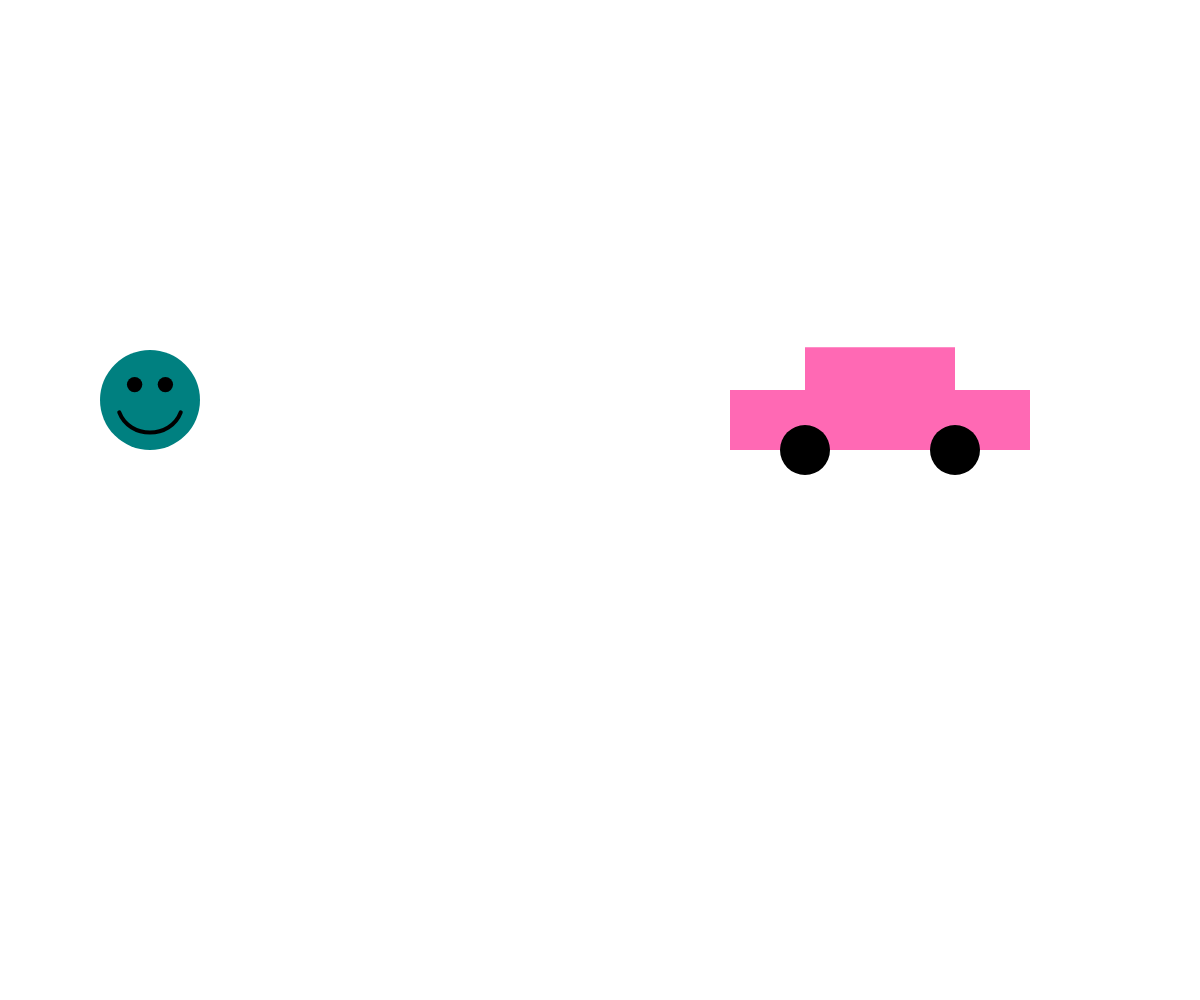
Frame 1 (no input)
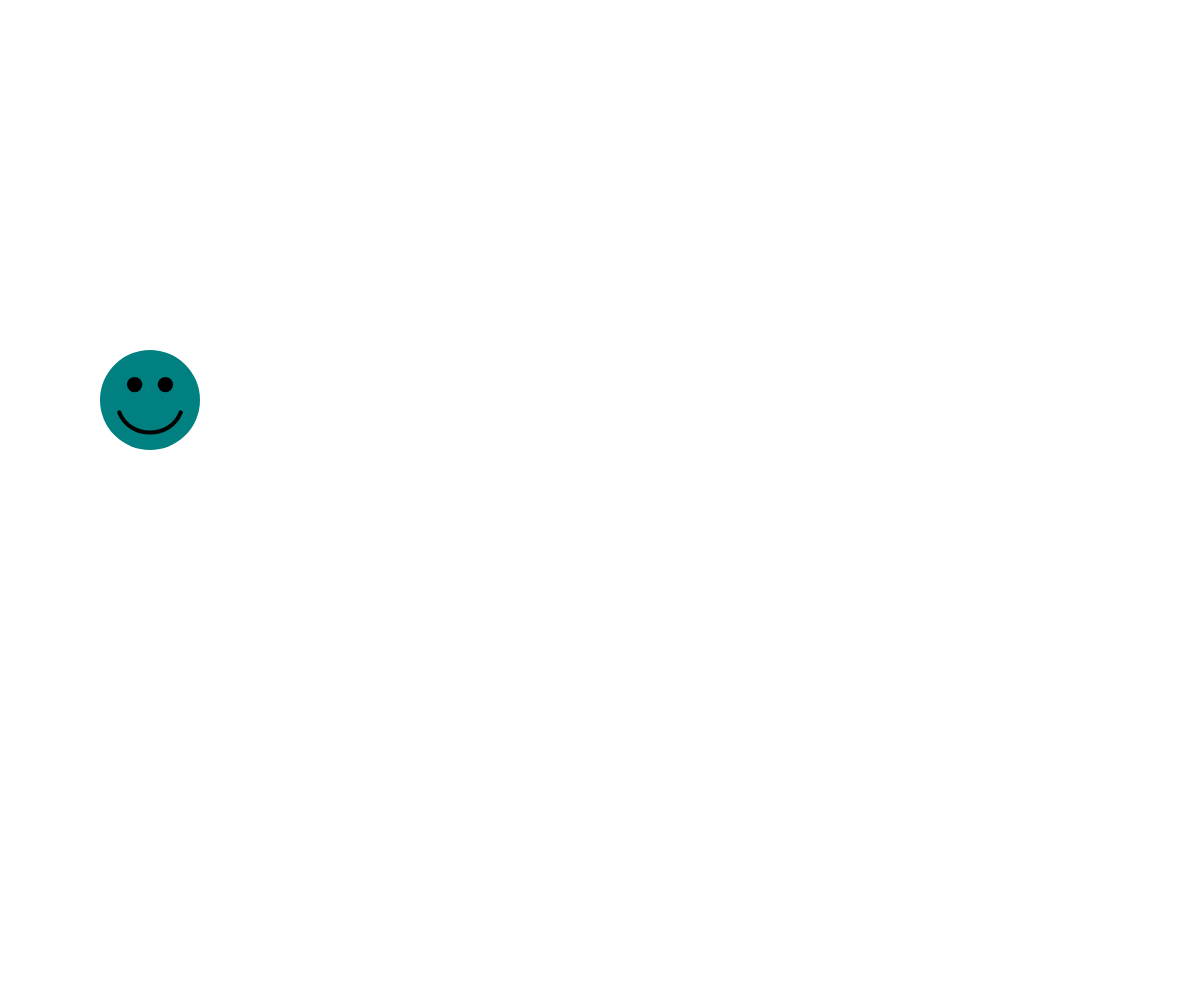
Frame 60 (no input)
Frame 120 (the mouse pressed at the canvas centre since frame 60): identical to frame 60, image omitted

The p5.js sketch that drew these frames (run headless with seeded random() and noise() and a simulated clock; from frame 60 on, the mouse is pressed at the canvas centre):

// p5.js sketch
// ── sketch.js
const canvasWidth = window.innerWidth;
const canvasHeight = window.innerHeight; 

// variables that control our creature
let x = 150;
let y = 400;
let doJump = false;
let counter = 0;
let initialY = y;

// object that controls the position of the car
const c1 = {
    x: 900,
    y: 450,
    width: 300,
    speed: -20,
    color: 'hotpink'
};


function setup() {
    createCanvas(canvasWidth, canvasHeight);
}


function draw() {
    clear();
    
    if (doJump) {
        // animate for one Math.sin cycle, then 
        // turn doJump variable to false
        const jumpHeight = -30;
        const jumpSpeed = 6;
        y += jumpHeight * Math.sin(counter / jumpSpeed); 
        counter++;
        if (y > initialY) {
            doJump = false;
        }
    }

    // new
    c1.x += c1.speed;
    drawCar(c1.x, c1.y, c1.width, 'hotpink');
    if (c1.x < -1000) {
        c1.x = canvasWidth + 3000;
    }

    // change to drawCreature
    drawCreature(x, y, 100);

}


function jump(ev) {
    console.log(ev.code);
    if (ev.code == 'Space') {
        doJump = true;
    }
    
    // message
   displayMessage();
}

function displayMessage() {
    fill('black');
     textAlign(CENTER);
     textSize(16);
     text("Press the spacebar to jump.", canvasWidth/2, canvasHeight/2);
}

// Add event listener on keydown
document.addEventListener('keydown', jump);


function drawCreature(x, y, size, primaryColor='teal', secondaryColor='hotpink') {
    let centerX = x;
    let centerY = y;
    strokeWeight(0);
    fill(primaryColor);
    circle(centerX, centerY, size); // 100, 400, 50
    fill('black');
    let sf = size / 6.5;
    circle(centerX - sf, centerY - sf, sf);     // left eye
    circle(centerX + sf, centerY - sf, sf);    // right eye

    // make a mouth:
    strokeWeight(size / 25);
    noFill()
    stroke('black');
    curve(
        centerX - sf*2, centerY - 1.5*size, // control point with small y-coordinate (which bends the curve down from the left)
        centerX - sf*2, centerY + 0.8 * sf, // start point
        centerX + sf*2, centerY + 0.8 * sf, // end point
        centerX + sf*2, centerY - 1.5*size  // control point with small y-coordinate (which bends the curve down from the right)
    );
    strokeWeight(0);

}


function drawCar(x, y, size, fillColor, wheelColor='black') {
    strokeWeight(0);
    
    // body
    fill(fillColor);
    rect(x - size/4, y - (size/5 + size/7), size / 2, size/7); // top
    rect(x - size/2, y - size/5, size, size/5); // bottom

    // wheels:
    fill(wheelColor);
    circle(x - size / 4, y, size / 6);
    circle(x + size / 4, y, size / 6);
}
